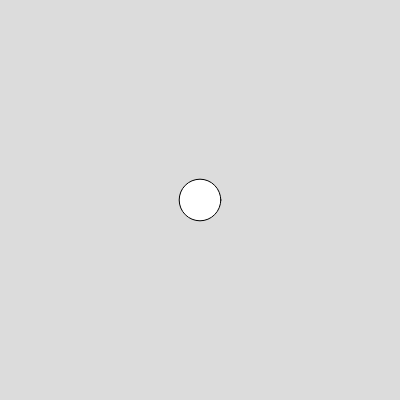
Frame 1 (no input)
Frame 60 (no input): identical to frame 1, image omitted
Frame 120 (the mouse pressed at the canvas centre since frame 60): identical to frame 1, image omitted

The p5.js sketch that drew this single still picture (run headless with seeded random() and noise() and a simulated clock; from frame 60 on, the mouse is pressed at the canvas centre):

// p5.js sketch
// ── sketch.js
let my_canvas

function setup() {
  my_canvas = createCanvas(400, 400);
}

function draw() {
  background(220);
  let width = my_canvas.width * 0.5
  let height = my_canvas.height * 0.5
  circle(width, height, windowWidth * 0.1)
  let color_circle = color(100)

}
